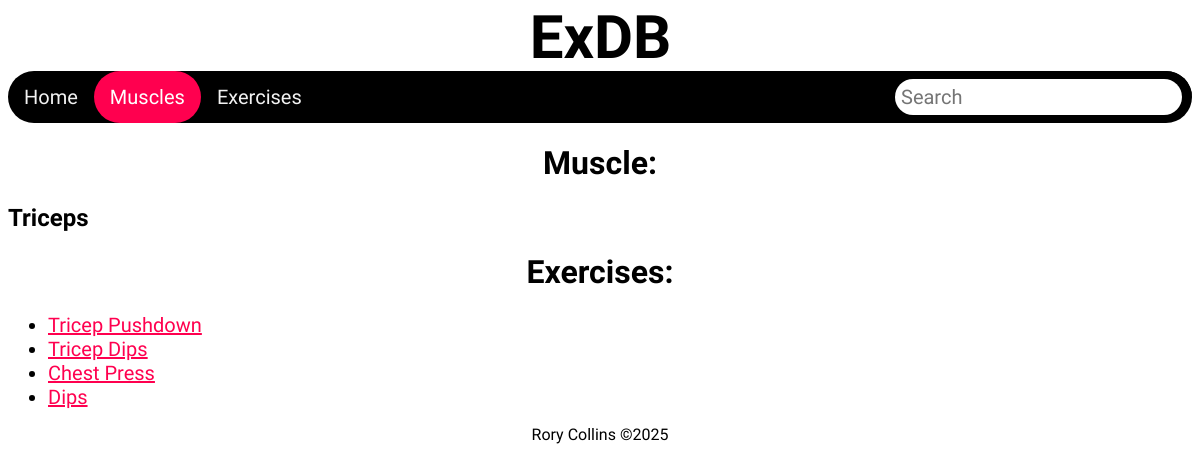
The page /muscle/11 on the database its author committed.
### tables this page shows
CREATE TABLE Muscles (muscle_id INTEGER PRIMARY KEY AUTOINCREMENT, muscle_name TEXT NOT NULL);

CREATE TABLE Exercises (exercise_id INTEGER NOT NULL PRIMARY KEY AUTOINCREMENT, exercise_name TEXT NOT NULL, muscle_id INTEGER REFERENCES Muscles (muscle_id), image_id TEXT REFERENCES Images (image_id), FOREIGN KEY (muscle_id) REFERENCES Muscles (muscle_id));

### routes.py (the view)
@app.route("/muscle/<int:id>")
def muscle_exercises(id):
    conn = sqlite3.connect('fitness.db')
    cur = conn.cursor()
    cur.execute("SELECT muscle_name FROM Muscles WHERE muscle_id = ?", (id,))
    muscle = cur.fetchone()
    cur.execute("SELECT exercise_id, exercise_name FROM Exercises WHERE muscle_id = ?", (id,))
    exercises = cur.fetchall()
    title = 'Muscles - ' + str(muscle[0])
    conn.close()
    return render_template('muscle_exercises.html', title=title, muscle=muscle, exercises=exercises)

### templates/muscle_exercises.html
{% extends 'layout.html' %}
{% block content %}
<div class="topnav">
  <a href="/">Home</a>
  <a class="active" href="/all_muscles">Muscles</a>
  <a href="/all_exercises">Exercises</a>
  <form action="{{ url_for('search') }}" method="get" class="topnav">
    <input type="text" name="query" placeholder="Search" required />
  </form>
</div>
<h1>Muscle:</h1>
<h2>{{ muscle[0] }}</h2>
<h1>Exercises:</h1>
<ul>
  {% for exercise in exercises %}
    <li><a href="/exercise/{{ exercise[0] }}">{{ exercise[1] }}</a></li>
  {% endfor %}
</ul>
{% endblock %}

### static/css/style.css (style rules this page uses)
body { background-color: rgb(255, 255, 255); }
h1 { color: rgb(0, 0, 0); font-family: "Cal Sans", sans-serif; text-align: center; }
h2 { color: rgb(0, 0, 0); font-family: "Cal Sans", sans-serif; }
li { font-size: 20px; color: rgb(0, 0, 0); font-family: "Cal Sans", sans-serif; }
a { font-size: 20px; color: rgb(0, 0, 0); font-family: "Cal Sans", sans-serif; }
a:link { color: rgb(255, 0, 79); }
.topnav { background-color: #000000; overflow: hidden; border-radius: 30px; align-items: center; }
.topnav a { float: left; color: #f2f2f2; text-align: center; padding: 14px 16px; text-decoration: none; font-size: 20px; }
.topnav a.active { background-color: #ff004f; color: white; border-radius: 30px; }
.topnav input[type=text] { font-family: "Cal Sans", sans-serif; float: right; padding: 6px; border-radius: 30px; border: none; margin-top: 8px; margin-right: 10px; font-size: 20px; }

### rows shown on the page
Muscles: muscle_name "Triceps"
Exercises: exercise_name "Tricep Pushdown"
Exercises: exercise_name "Tricep Dips"
Exercises: exercise_name "Chest Press"
Exercises: exercise_name "Dips"
